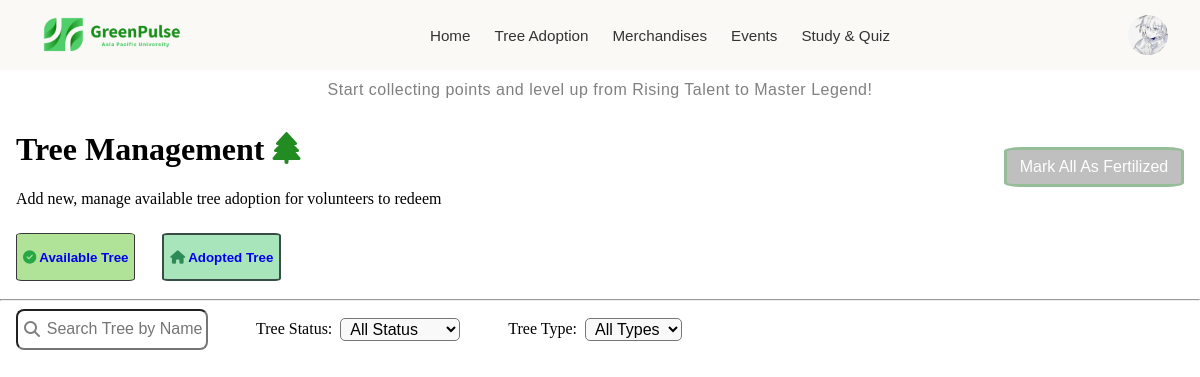
Page /pages/committee/adoptedTreePage.php (signed in) on the earlier database version.
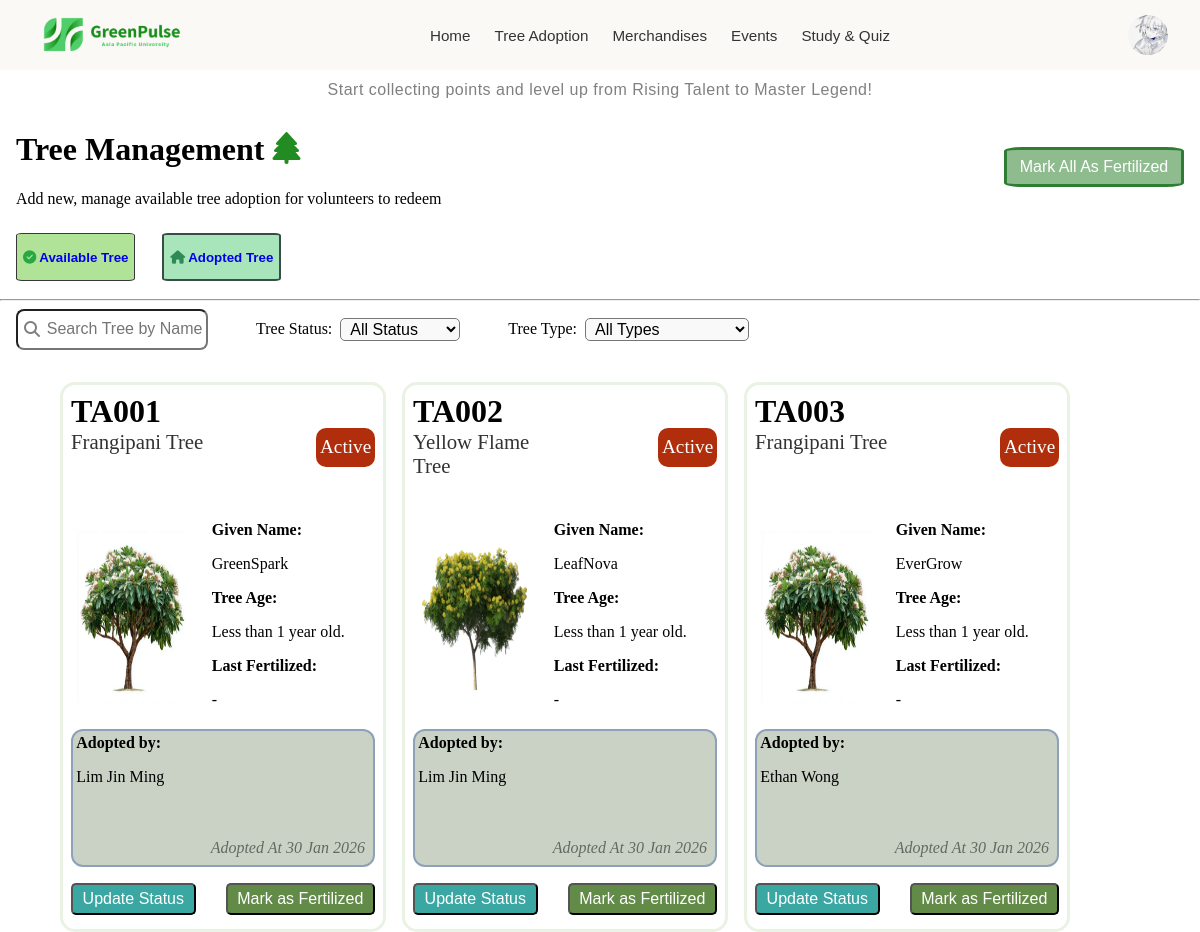
Same page on the later database version.
### tables this page shows
CREATE TABLE `users` (
  `user_id` varchar(8) NOT NULL,
  `name` varchar(100) NOT NULL,
  `nationality` varchar(50) NOT NULL,
  `gender` char(1) NOT NULL,
  `date_of_birth` date NOT NULL,
  `contact_number` varchar(12) NOT NULL,
  `education_email` varchar(50) NOT NULL,
  `course_name` varchar(255) NOT NULL,
  `registration_date` date NOT NULL,
  `password` varchar(255) NOT NULL,
  `safety_question_1` varchar(150) DEFAULT NULL,
  `answer_1` varchar(150) DEFAULT NULL,
  `safety_question_2` varchar(150) DEFAULT NULL,
  `answer_2` varchar(150) DEFAULT NULL,
  `green_points` int(11) DEFAULT NULL,
  `total_earned` int(11) DEFAULT NULL,
  `avatar` varchar(255) DEFAULT NULL,
  `role` varchar(50) NOT NULL,
  `last_login` datetime DEFAULT NULL,
  `account_status` varchar(50) NOT NULL DEFAULT 'Active'
);

CREATE TABLE `announcement` (
  `announcement_id` varchar(8) NOT NULL,
  `user_id` varchar(8) NOT NULL,
  `announcement_details` varchar(255) NOT NULL,
  `announcement_datetime` datetime NOT NULL
);

CREATE TABLE `tree_adoption_history` (
  `tree_adoption_id` varchar(8) NOT NULL,
  `item_id` varchar(8) NOT NULL,
  `user_id` varchar(8) NOT NULL,
  `given_name` varchar(100) NOT NULL,
  `tree_adoption_datetime` datetime NOT NULL,
  `fertilization_datetime` datetime DEFAULT NULL,
  `tree_adoption_status` varchar(50) NOT NULL DEFAULT 'Active'
);

CREATE TABLE `items` (
  `item_id` varchar(8) NOT NULL,
  `user_id` varchar(8) NOT NULL,
  `item_name` varchar(100) NOT NULL,
  `item_image` varchar(255) NOT NULL,
  `item_description` varchar(255) NOT NULL,
  `item_redeem_points` int(11) NOT NULL,
  `item_stock` int(11) NOT NULL,
  `category` varchar(50) NOT NULL,
  `posted_date` date NOT NULL,
  `item_status` varchar(50) NOT NULL DEFAULT 'Active'
);

### backend/sessionData.php (called while the page is built, shortened)
<?php
    $userID = $_SESSION["userID"];
?>

### pages/committee/adoptedTreePage.php (the view, shortened to what this page needs)
<?php
    include("../../conn.php");
    include("../../backend/sessionData.php");
    $sql = "SELECT * FROM tree_adoption_history T ";
    $search = '';
    $treeStatus = '';
            ?>
            <?php
    $treeTypeStatus ='';
        ?>
        <?php
    if (!empty($search)) {
        $sql = "SELECT *, T.user_id AS adoptionUserId, I.user_id AS itemUserId FROM tree_adoption_history T INNER JOIN items I ON T.item_id = I.item_id  WHERE given_name LIKE '%{$search}%'";
    }
    else {
        if ($treeStatus === "" && $treeTypeStatus === "") {
            $sql = "SELECT *, T.user_id AS adoptionUserId, I.user_id AS itemUserId FROM tree_adoption_history T INNER JOIN items I ON T.item_id = I.item_id WHERE category = 'tree'";
             ?>
            <?php
        }
    }
    $result = mysqli_query($conn, $sql);
?>
<!DOCTYPE html>
<html lang="en">
<head>
    <link rel="stylesheet" href="../../styles/committee.css">
    <link rel="stylesheet" href="https://cdnjs.cloudflare.com/ajax/libs/font-awesome/6.4.0/css/all.min.css">
</head>
<body>
    <?php include("header.php"); ?>
    <div id="fullPage">
            <div id="upperTree">
                <div id="treeManageText">
                    <h1>Tree Management <i class="fa-solid fa-tree" style="color: #228B22;"></i></h1>
                    <p>Add new, manage available tree adoption for volunteers to redeem</p>
                </div>
                <form action="#" method="POST">
                    <button id="btnMarkAllFertilized" name="btnMarkAllFertilizedItem"><span class="showDesktop">Mark All As Fertilized</span><span class="showMobile">Fertilize<br>All  <i class="fa-solid fa-flask"></i></span></button>
                </form>
            </div>
            <div id="showTreeClass">
                <button id="btnAvailableTree" class="treeClass">
                    <a href="availableTreePage.php" style="text-decoration: none;">
                        <i class="fa-solid fa-circle-check" style="color: #28a745;"></i>
                        <p><b>Available Tree</b></p>
                    </a>
                </button>
                <button id="btnAdoptedTree" class="treeClass selectedButton">
                    <a href="adoptedTreePage.php" style="text-decoration: none;">
                        <i class="fa-solid fa-house" style="color: #2e8b57;"></i>
                        <p><b>Adopted Tree</b></p>
                    </a>
                </button>
            </div>
            <hr>
            <div id="displayTreeCard">
                <div id="upperTreeCard">
                    <form action="" method="GET">
                        <div id="treeSearchBar">
                            <i class="fa-solid fa-magnifying-glass" for="searchTree" id="treeSearchIcon"></i>
                            <input type="text" id="searchTree" name="searchTree" placeholder="Search Tree by Name">
                        </div>
                        <div id="filterBar">
                            <div>
                                <label for="filterAvailableTreeStatus">Tree Status: </label>
                                <select name="filterAvailableTreeStatus" id="filterAvailableTreeStatus" class="filterTree">
                                    <option value="">All Status</option>
                                </select>
                            </div>
                            <div>
                                <label for="filterAvailableTreeType">Tree Type: </label>
                                <select name="filterAvailableTreeType" id="filterAvailableTreeType" class="filterTree">
                                    <option value="">All Types</option>
                                </select>
                            </div>
                        </div>
                    </form>
                </div>
                <div class="showTreeCardsSpace">
                    <div class="showTreeCards">
                        <?php
                            while ($row = mysqli_fetch_assoc($result)) {
                                $rowStatus = $row["tree_adoption_status"];
                                $statusColor = "";
                                if ($rowStatus == "Planted") {
                                    $statusColor = "#A8E6A3";
                                }
                                    else if ($rowStatus == "Germinating") {
                                    $statusColor = "#4DB6AC";
                                }
                                else if ($rowStatus == "Growing") {
                                    $statusColor = "#43A047";
                                }
                                else if ($rowStatus == "Mature") {
                                    $statusColor = "#1B5E20";
                                }
                                else if ($rowStatus == "Diseased") {
                                    $statusColor = "#FB8C00";
                                }
                                else {
                                    $statusColor = "#B02E0C";
                                }
                                $findUser = "SELECT * FROM users WHERE user_id = '{$row['adoptionUserId']}'";
                                $userResult = mysqli_query($conn, $findUser);
                                $userName = mysqli_fetch_assoc($userResult)['name'];
                                $adoptDate = date("d M Y", strtotime($row['tree_adoption_datetime']));
                                $fertilizeInDT = $row['fertilization_datetime'];
                                $showFertilizeText = "";
                                $todayTimeStamp = time();
                                if (!empty($fertilizeInDT) && $fertilizeInDT !== '0000-00-00 00:00:00') {
                                    $fertilizeDT = strtotime($fertilizeInDT);
                                    if (date('Y-m-d', strtotime($fertilizeInDT)) === date('Y-m-d', $todayTimeStamp)) {
                                        $showFertilizeText = "Today, " . date('H:i', $fertilizeDT);
                                        $fertilizeButtonUsed = true;
                                    }
                                    else {
                                        $showFertilizeText = date('d M Y, H:i', $fertilizeDT);
                                    }
                                } else {
                                    $showFertilizeText = '-';
                                }
                                $adoptionTimeStamp = strtotime($row["tree_adoption_datetime"]);
                                $adoptionYear = date("Y", $adoptionTimeStamp);
                                $currentYear = date("Y", $todayTimeStamp);
                                $age = $currentYear - $adoptionYear;
                                if ($age > 1) {
                                    $treeAgeDisplay = $age . " Years old";
                                }
                                else if ($age == 1) {
                                    $treeAgeDisplay = $age . " Year old";
                                }
                                else {
                                    $treeAgeDisplay = "Less than 1 year old.";
                                }
                                echo "
                                    <div class='treeCard' id='treeCardAdoptedTree'>
                                        <div class='upItemCard'>
                                            <div>
                                                <div>
                                                    <b class='itemId'>" . $row["tree_adoption_id"] . "</b>
                                                </div>
                                                <div>
                                                    <p class='itemName'>" . $row["item_name"] ."</p>
                                                </div>
                                            </div>
                                            <div class='itemStatusContainer'>
                                                <p class='itemStatus' style='background-color: ". $statusColor ."'>". $row["tree_adoption_status"] ."</p>
                                            </div>
                                        </div>
                                        <div class='middleItemCard' id='middleItemCardAdoptedTree'>
                                            <div class='itemImage'>
                                                <img src='../../". $row['item_image'] ."' alt='tree image'>
                                            </div>
                                            <div class='itemRelatedInfo'>
                                                <div class='givenName'>
                                                    <b>Given Name:</b>
                                                    <p>" . $row['given_name'] . "</p>
                                                </div>
                                                <div class='age'>
                                                    <b>Tree Age:</b>
                                                    <p>" . $treeAgeDisplay . "</p>
                                                </div>
                                                <div class='userName'>
                                                    <b>Last Fertilized:</b>
                                                    <p class='fertilizeText'>" . $showFertilizeText . "</p>
                                                </div>
                                            </div>
                                        </div>
                                        <div class='itemInfo'>
                                            <div class='owner'>
                                                <b>Adopted by:</b>
                                                <p>" . $userName . "</p>
                                            </div>
                                            <div class='itemUploadInfo'>
                                                <p><i>Adopted At " . $adoptDate . "</i></p>
                                            </div>
                                        </div>
                                        <div class='itemButton'>
                                            <form action='#' method='GET'>
                                                <input type='hidden' name='targetItemID' value='" . $row['tree_adoption_id'] . "'>
                                                <input type='hidden' name='targetTreeAdoptionStatus' value='" . $row['tree_adoption_status'] . "'>
                                                <input type='hidden' name='targetTreeAdoptionName' value='" . $row['given_name'] . "'>
                                                <button type='submit' name='btnUpdateStatus' class='adoptedUpdateStatusBtn'>Update Status</button>
                                                <button type='submit' name='btnMarkAsFertilized' class='markAsFertilizedBtn'>Mark as Fertilized</button>
                                            </form>
                                        </div>
                                    </div>";
                            }
                        ?>
                    </div>
                </div>
            </div>
        </div>
</body>
</html>

### pages/committee/header.php (shortened to what this page needs)
<?php
    $sql_avatar = "SELECT * FROM users WHERE user_id = '$userID'";
    $result_avatar = mysqli_query($conn, $sql_avatar);
    $row = mysqli_fetch_assoc($result_avatar);
    $profilePhoto = $row["avatar"];
    $sql_announcement = "SELECT announcement_details FROM announcement ORDER BY announcement_datetime DESC LIMIT 1";
    $result_announcement = mysqli_query($conn, $sql_announcement);
    $announcement_row = mysqli_fetch_assoc($result_announcement);
    $latestAnnouncement = $announcement_row ? $announcement_row["announcement_details"] : "No announcements at this time.";
?>
<header>
    <nav class = "navigation-bar">
        <div class = "logo" onclick = "window.location.href='index.php'">
            <img src="../../src/elements/logo_horizontal.png" alt="Logo">
        </div>
        <div class = "desktopMenu">
            <a href="index.php">Home</a>
            <a href="availableTreePage.php">Tree Adoption</a>
            <a href="merchandiseManagement.php">Merchandises</a>
            <a href="eventMain.php">Events</a>
            <a href="studyQuizMain.php">Study & Quiz</a>
        </div>
        <div class = "profile">
            <img src="../../<?php echo $profilePhoto ?>" alt="Profile Picture">
        </div>
    </nav>
    <div class = "banner">
        <marquee direction = "left" scrollamount = "10">
            <p><?php echo ($latestAnnouncement); ?></p>
        </marquee>
    </div>
</header>

Differences in the rows shown:
added tree_adoption_history: tree_adoption_id "TA001", item.item_name "Frangipani Tree", tree_adoption_status "Active", item.item_image (picture), given_name "GreenSpark", tree_adoption_datetime "Less than 1 year old.", showFertilizeText "-", user.name "Lim Jin Ming", tree_adoption_datetime "30 Jan 2026"
added tree_adoption_history: tree_adoption_id "TA002", item.item_name "Yellow Flame Tree", tree_adoption_status "Active", item.item_image (picture), given_name "LeafNova", tree_adoption_datetime "Less than 1 year old.", showFertilizeText "-", user.name "Lim Jin Ming", tree_adoption_datetime "30 Jan 2026"
added tree_adoption_history: tree_adoption_id "TA003", item.item_name "Frangipani Tree", tree_adoption_status "Active", item.item_image (picture), given_name "EverGrow", tree_adoption_datetime "Less than 1 year old.", showFertilizeText "-", user.name "Ethan Wong", tree_adoption_datetime "30 Jan 2026"
